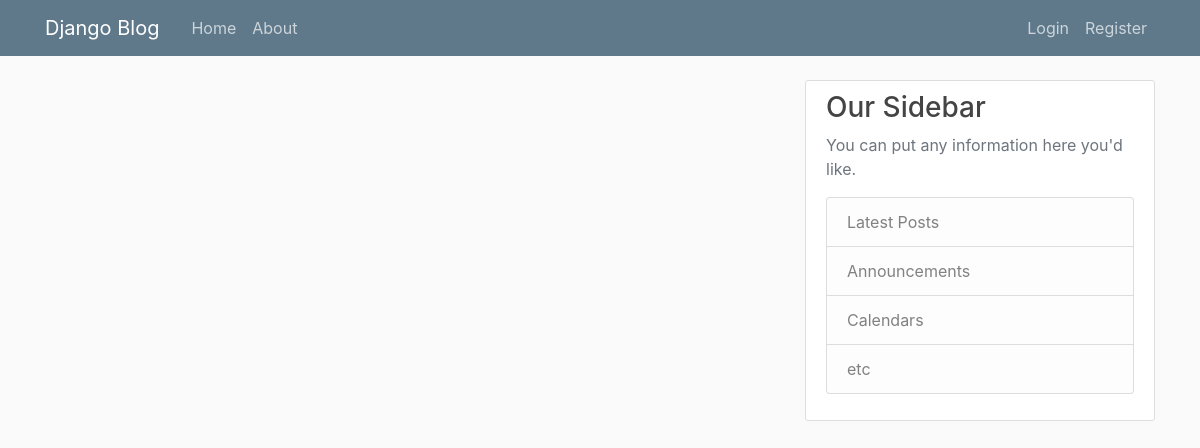
/, run on an earlier commit of the app's database.
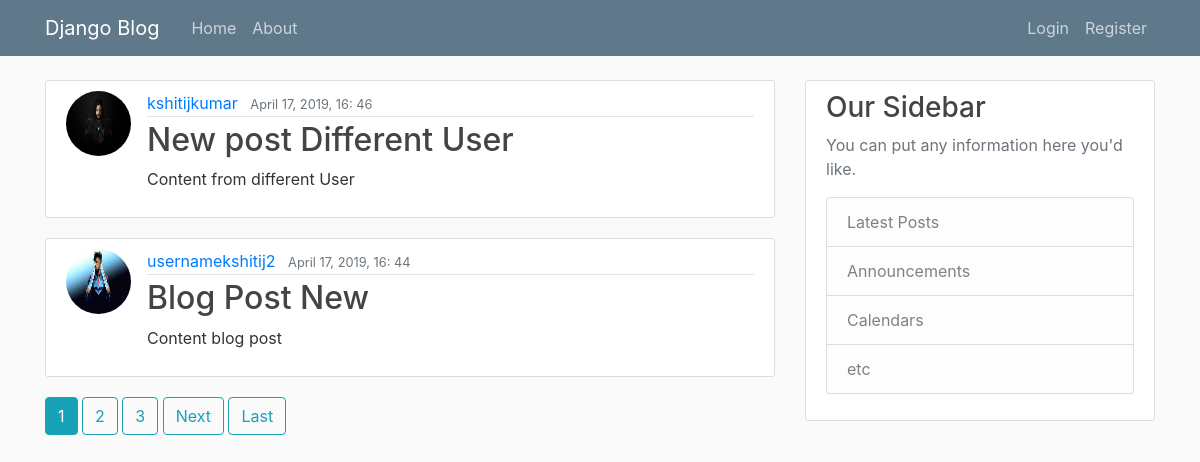
And on a later commit of the database.
### blog/models.py (models this page shows, shortened)
class Post(models.Model):
    title=models.CharField(max_length=100)
    content=models.TextField()
    date_posted=models.DateTimeField(default=timezone.now)
    author=models.ForeignKey(User,on_delete=models.CASCADE)

### users/models.py (models this page shows, shortened)
class Profile(models.Model):
	user=models.OneToOneField(User,on_delete=models.CASCADE)
	image=models.ImageField(default='default.jpg',upload_to='profile_pics')

### blog/views.py (the view)
# urls.py: path('', PostListView.as_view(),name='blog-home'),
class PostListView(ListView):
    model=Post
    template_name='blog/home.html' #<app>/<model>_<viewtype>.html
    context_object_name='posts'
    paginate_by= 2
    ordering=['-date_posted']

### blog/templates/blog/home.HTML (shortened to what this page needs)
{%extends "blog/base.html"%}
{%block content %}
    {% for post in posts %}
		<article class="media content-section">
  			<img class="rounded-circle article-img" src="{{ post.author.profile.image.url}}">
        <div class="media-body">
    			<div class="article-metadata">
      				<a class="mr-2" href="#">{{ post.author }}</a>
      				<small class="text-muted">{{ post.date_posted|date:"F d, Y, G: i" }}</small>
   				 </div>
    		 	 <h2><a class="article-title" href="{%url 'post-detail' post.id %}">{{ post.title }}</a></h2>
    		 	 <p class="article-content">{{ post.content }}</p>
  			</div>
		</article>
	  {% endfor %}
    {% if is_paginated%}
      {% for num in page_obj.paginator.page_range%}
        {%if page_obj.number == num%}
          <a class ="btn btn-info  mb-4" href="?page={{num}}">{{num}}</a>
        {%elif num > page_obj.number|add:'-3' and num < page_obj.number|add:'3' %}
           <a class ="btn btn-outline-info  mb-4" href="?page={{num}}">{{num}}</a>
        {%endif%}
      {%endfor%}
      {%if page_obj.has_next%}
        <a class ="btn btn-outline-info  mb-4"  href="?page={{page_obj.next_page_number}}">Next</a>
        <a class ="btn btn-outline-info  mb-4" href="?page={{page_obj.paginator.num_pages}}">Last</a>
      {%endif%}
    {%endif%}
{%endblock content %}

### blog/templates/blog/base.HTML (shortened to what this page needs)
{%load static%}
<!DOCTYPE html>
<html>
  <head>
    <link rel="stylesheet" href="https://maxcdn.bootstrapcdn.com/bootstrap/4.0.0/css/bootstrap.min.css">
	<link rel="stylesheet" type="text/css" href="{%static 'blog/main.css'%}">
  </head>
  <body>
  	<header class="site-header">
  <nav class="navbar navbar-expand-md navbar-dark bg-steel fixed-top">
    <div class="container">
      <a class="navbar-brand mr-4" href="{%url 'blog-home'%}">Django Blog</a>
      <div class="collapse navbar-collapse" id="navbarToggle">
        <div class="navbar-nav mr-auto">
          <a class="nav-item nav-link" href="{%url 'blog-home'%}">Home</a>
          <a class="nav-item nav-link" href="{%url 'blog-about'%}">About</a>
        </div>
        <div class="navbar-nav">
          {%if user.is_authenticated%}
            <a class="nav-item nav-link" href="{%url 'logout'%}">Logout</a>
            <a class="nav-item nav-link" href="{%url 'profile'%}">Profile</a>
            <a class="nav-item nav-link" href="{%url 'post-create'%}">New Post</a>
          {%else %}
            <a class="nav-item nav-link" href="{%url 'login'%}">Login</a>
            <a class="nav-item nav-link" href="{%url 'register'%}">Register</a>
          {%endif%}
        </div>
      </div>
    </div>
  </nav>
</header>
<main role="main" class="container">
  <div class="row">
    <div class="col-md-8">
      {% block content %}{% endblock %}
    </div>
    <div class="col-md-4">
      <div calss ="border-bottom mb-8">
        <div class="content-section">
          <h3>Our Sidebar</h3>
          <p class='text-muted'>You can put any information here you'd like.
            <ul class="list-group">
              <li class="list-group-item list-group-item-light">Latest Posts</li>
              <li class="list-group-item list-group-item-light">Announcements</li>
              <li class="list-group-item list-group-item-light">Calendars</li>
              <li class="list-group-item list-group-item-light">etc</li>
            </ul>
          </p>
        </div>
      </div>
    </div>
  </div>
</main>
  </body>
</html>

What changed in the data, as far as the page shows it:
added Post: author.profile.image (placeholder picture), author "kshitijkumar", date_posted "April 17, 2019, 16: 46", title "New post Different User", content "Content from different User"
added Post: author.profile.image (placeholder picture), author "usernamekshitij2", date_posted "April 17, 2019, 16: 44", title "Blog Post New", content "Content blog post"
Also different on the page:
new list line: "1"
new list line: "2"
new list line: "3"
text now shown: "Next Last"
